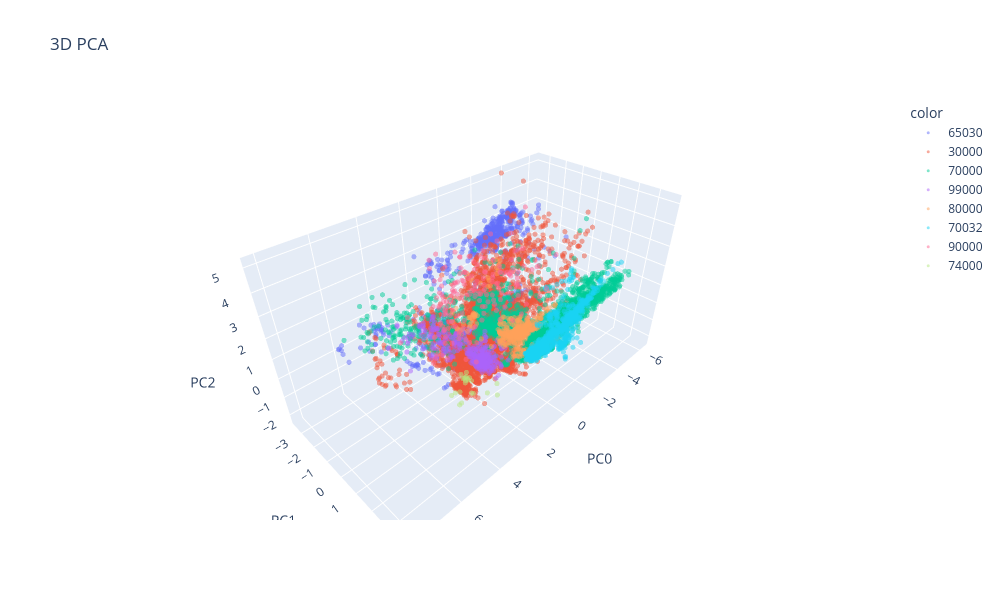

Notebook cell for this chart:
### Markdown cell above
#### 4. PCA with 3 components

### Code cell
import plotly.express as px
from sklearn.decomposition import PCA

PCA_3components = PCA(n_components=3)

# Project the original data into the PCA space
Result = PCA_3components.fit_transform(DF_scaled)

# Create a DataFrame with the PCA results
pca_df = pd.DataFrame(Result, columns=['PC0', 'PC1', 'PC2'])

# Print the explained variance ratio
print("The explained variance ratio:", PCA_3components.explained_variance_ratio_)
# Print the explained variance
print("The eigenvalues:", PCA_3components.explained_variance_)

# Plot the PCA results in 3D
fig = px.scatter_3d(
    x=Result[:, 0],
    y=Result[:, 1],
    z=Result[:, 2],
    color=DFLabel.astype(str),
    labels={'x': 'PC0', 'y': 'PC1', 'z': 'PC2'},
    title='3D PCA',
    width=1000,
    height=600
)
fig.update_traces(marker=dict(size=3, opacity=0.5))

fig.show()

### Figure 1 — Plotly figure (JSON) as saved in the notebook; plotly's stock layout.template omitted (floating-point values rounded to 4 significant figures; data arrays with more than 128 entries replaced by an {"elided": "..."} marker saying what was removed)
{"data": [{"hovertemplate": "color=65030<br>PC0=%{x}<br>PC1=%{y}<br>PC2=%{z}<extra></extra>", "legendgroup": "65030", "marker": {"color": "#636efa", "opacity": 0.5, "size": 3, "symbol": "circle"}, "mode": "markers", "name": "65030", "scene": "scene", "showlegend": true, "type": "scatter3d", "x": {"elided": "2008 float values"}, "y": {"elided": "2008 float values"}, "z": {"elided": "2008 float values"}}, {"hovertemplate": "color=30000<br>PC0=%{x}<br>PC1=%{y}<br>PC2=%{z}<extra></extra>", "legendgroup": "30000", "marker": {"color": "#EF553B", "opacity": 0.5, "size": 3, "symbol": "circle"}, "mode": "markers", "name": "30000", "scene": "scene", "showlegend": true, "type": "scatter3d", "x": {"elided": "4873 float values"}, "y": {"elided": "4873 float values"}, "z": {"elided": "4873 float values"}}, {"hovertemplate": "color=70000<br>PC0=%{x}<br>PC1=%{y}<br>PC2=%{z}<extra></extra>", "legendgroup": "70000", "marker": {"color": "#00cc96", "opacity": 0.5, "size": 3, "symbol": "circle"}, "mode": "markers", "name": "70000", "scene": "scene", "showlegend": true, "type": "scatter3d", "x": {"elided": "2333 float values"}, "y": {"elided": "2333 float values"}, "z": {"elided": "2333 float values"}}, {"hovertemplate": "color=99000<br>PC0=%{x}<br>PC1=%{y}<br>PC2=%{z}<extra></extra>", "legendgroup": "99000", "marker": {"color": "#ab63fa", "opacity": 0.5, "size": 3, "symbol": "circle"}, "mode": "markers", "name": "99000", "scene": "scene", "showlegend": true, "type": "scatter3d", "x": {"elided": "360 float values"}, "y": {"elided": "360 float values"}, "z": {"elided": "360 float values"}}, {"hovertemplate": "color=80000<br>PC0=%{x}<br>PC1=%{y}<br>PC2=%{z}<extra></extra>", "legendgroup": "80000", "marker": {"color": "#FFA15A", "opacity": 0.5, "size": 3, "symbol": "circle"}, "mode": "markers", "name": "80000", "scene": "scene", "showlegend": true, "type": "scatter3d", "x": {"elided": "397 float values"}, "y": {"elided": "397 float values"}, "z": {"elided": "397 float values"}}, {"hovertemplate": "color=70032<br>PC0=%{x}<br>PC1=%{y}<br>PC2=%{z}<extra></extra>", "legendgroup": "70032", "marker": {"color": "#19d3f3", "opacity": 0.5, "size": 3, "symbol": "circle"}, "mode": "markers", "name": "70032", "scene": "scene", "showlegend": true, "type": "scatter3d", "x": {"elided": "811 float values"}, "y": {"elided": "811 float values"}, "z": {"elided": "811 float values"}}, {"hovertemplate": "color=90000<br>PC0=%{x}<br>PC1=%{y}<br>PC2=%{z}<extra></extra>", "legendgroup": "90000", "marker": {"color": "#FF6692", "opacity": 0.5, "size": 3, "symbol": "circle"}, "mode": "markers", "name": "90000", "scene": "scene", "showlegend": true, "type": "scatter3d", "x": {"elided": "171 float values"}, "y": {"elided": "171 float values"}, "z": {"elided": "171 float values"}}, {"hovertemplate": "color=74000<br>PC0=%{x}<br>PC1=%{y}<br>PC2=%{z}<extra></extra>", "legendgroup": "74000", "marker": {"color": "#B6E880", "opacity": 0.5, "size": 3, "symbol": "circle"}, "mode": "markers", "name": "74000", "scene": "scene", "showlegend": true, "type": "scatter3d", "x": [3.429, 3.888, 4.634, 5.418, 4.174, 4.071, 4.237, 4.572, 4.743, 4.889, 4.103, 3.946, 3.906, 3.875, 3.771, 3.751, 5.029, 4.783, 4.856, 5.045, 4.448, 3.702], "y": [3.226, 3.171, 3.158, 3.048, 2.361, 2.357, 2.414, 2.489, 2.753, 2.813, 2.045, 2.043, 2.056, 2.081, 2.133, 2.216, 2.78, 2.931, 3.179, 3.474, 3.052, 3.456], "z": [0.5039, 0.8906, 1.391, 1.749, 1.136, 1.147, 1.101, 0.9344, 0.7045, 0.764, 1.179, 0.9031, 0.8926, 0.9492, 0.8527, 0.7436, 1.413, 1.999, 2.484, 2.467, 1.176, 1.404]}], "layout": {"height": 600, "legend": {"title": {"text": "color"}, "tracegroupgap": 0}, "scene": {"domain": {"x": [0, 1], "y": [0, 1]}, "xaxis": {"title": {"text": "PC0"}}, "yaxis": {"title": {"text": "PC1"}}, "zaxis": {"title": {"text": "PC2"}}}, "title": {"text": "3D PCA"}, "width": 1000}}
